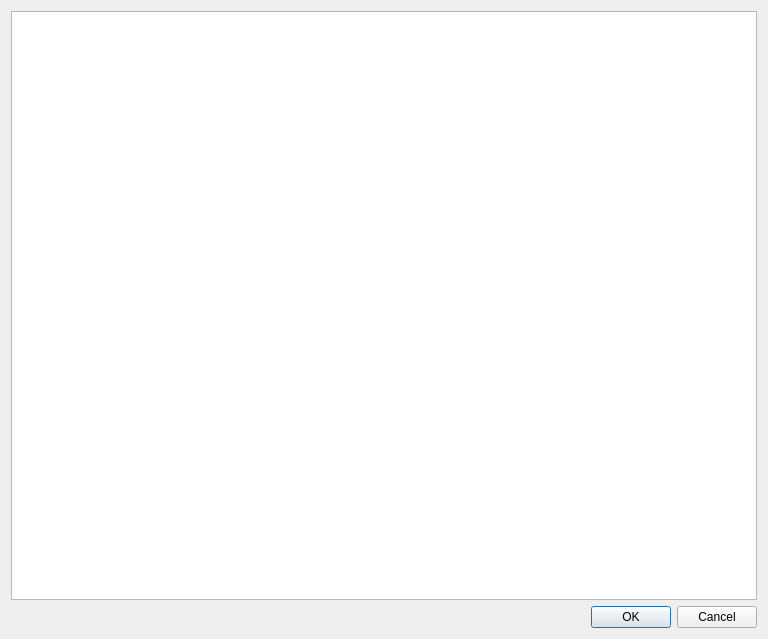
<?xml version="1.0" encoding="UTF-8"?>
<ui version="4.0">
 <class>SettingsDialog</class>
 <widget class="QDialog" name="SettingsDialog">
  <property name="geometry">
   <rect>
    <x>0</x>
    <y>0</y>
    <width>768</width>
    <height>639</height>
   </rect>
  </property>
  <property name="windowTitle">
   <string>Settings</string>
  </property>
  <layout class="QVBoxLayout" name="verticalLayout">
   <item>
    <widget class="QTableView" name="settingsView">
     <property name="font">
      <font>
       <family>Monospace</family>
      </font>
     </property>
     <property name="cornerButtonEnabled">
      <bool>false</bool>
     </property>
     <attribute name="horizontalHeaderStretchLastSection">
      <bool>true</bool>
     </attribute>
     <attribute name="verticalHeaderVisible">
      <bool>false</bool>
     </attribute>
    </widget>
   </item>
   <item>
    <widget class="QDialogButtonBox" name="buttonBox">
     <property name="orientation">
      <enum>Qt::Horizontal</enum>
     </property>
     <property name="standardButtons">
      <set>QDialogButtonBox::Cancel|QDialogButtonBox::Ok</set>
     </property>
    </widget>
   </item>
  </layout>
 </widget>
 <resources/>
 <connections>
  <connection>
   <sender>buttonBox</sender>
   <signal>accepted()</signal>
   <receiver>SettingsDialog</receiver>
   <slot>accept()</slot>
   <hints>
    <hint type="sourcelabel">
     <x>227</x>
     <y>617</y>
    </hint>
    <hint type="destinationlabel">
     <x>157</x>
     <y>274</y>
    </hint>
   </hints>
  </connection>
  <connection>
   <sender>buttonBox</sender>
   <signal>rejected()</signal>
   <receiver>SettingsDialog</receiver>
   <slot>reject()</slot>
   <hints>
    <hint type="sourcelabel">
     <x>295</x>
     <y>623</y>
    </hint>
    <hint type="destinationlabel">
     <x>286</x>
     <y>274</y>
    </hint>
   </hints>
  </connection>
 </connections>
</ui>
